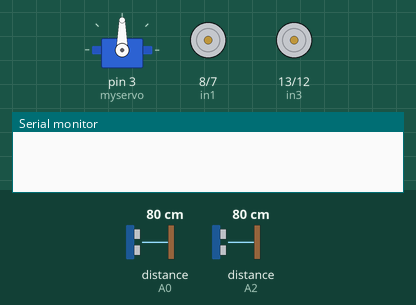
The sketch below on a simulated Arduino Uno, built with avr-gcc and run on an emulated ATmega328P. On the bench: servo, motor-driver pin pairs drawn as motors (green arrow = first pin HIGH = forward, orange = second pin HIGH = backward, longer = more drive, scaled by the enable pin), the last lines printed to the serial monitor. The test bench sets the inputs (shaded band); at power-on: distance to the obstacle (sensors on A0, A2) 80 cm. The echo pulse lasts 58.3 µs per cm.

Above: at 0.1 s.
At 100.1 s:
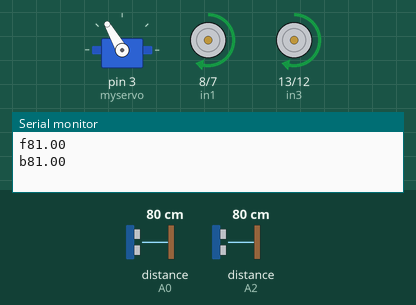
Timing chart, 0 to 101.6 s (numbered marks = the images above):
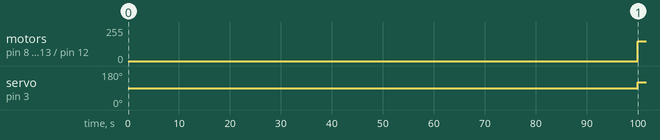

Measured:
- by itself, motor on pin 8 (in1) / pin 7 (in2), motor on pin 13 (in3) / pin 12 (in4): stopped → forward 150/255 at 100 s
- by itself, servo on pin 3 (myservo): 90° → 120° at 100 s

The sketch:

sketch_jun13c.ino
```cpp
// this sketch cycles three servos at different rates

//#include <ServoTimer2.h>  // the servo library
//#define servoPin  3
#include <arduino-timer.h>
#include "NewPing.h"
#include <Servo.h>

Timer<4, micros> timer;

//ServoTimer2 servoRoll;    // declare variables for up to eight servos
//uint16_t servo_pos= 1350;
int servo_pos = 120;
Servo myservo;


//Ultrasonic connections
const int TRIGGER_PIN_front = A1;
const int ECHO_PIN_front = A0;
const int TRIGGER_PIN_back = A3;
const int ECHO_PIN_back = A2;
float duration;

// Motor A connections
int enA = 6;
int in1 = 8;
int in2 = 7;
// Motor B connections
int enB = 5;
int in3 = 13;
int in4 = 12;


// Control Values Motor
enum Control {forward=0,backward,AforwardBbackward,BforwardAbackward};
Control control_motor = forward;
uint16_t a_vel = 0;
uint16_t b_vel = 0;


//Buzzer
//int buzzerPin = 11;
//uint16_t buzzer_active = 0;


String myStringFront;
String myStringBack;

int MAX_DISTANCE = 100;

NewPing sonar_front(TRIGGER_PIN_front, ECHO_PIN_front, MAX_DISTANCE);
NewPing sonar_back(TRIGGER_PIN_back, ECHO_PIN_back, MAX_DISTANCE);


//Functions
/*
void distanceReadFront(){
  digitalWrite(TRIGGER_PIN_front, HIGH);
  digitalWrite(TRIGGER_PIN_front, LOW);
  duration = pulseIn (ECHO_PIN_front, HIGH);
  float distance = (duration/ 2.0) / 29.0;
  String myString = "f" + String(distance);
  Serial.println(myString);
  }
*/
void distanceReadFront(){
  float result = sonar_front.ping_cm();
  String myString = "f" + String(result);
  Serial.println(String(myString));
  }
void distanceReadBack(){
  float result = sonar_back.ping_cm();
  String myString = "b" + String(result);
  Serial.println(String(myString));
  }

void servoWrite(){
  myservo.write(servo_pos);
  }

void speedControl() {
  // Turn on motors
  digitalWrite(in1, HIGH);
  digitalWrite(in2, LOW );
  digitalWrite(in3, HIGH);
  digitalWrite(in4, LOW);
  analogWrite(enB, 150);
  analogWrite(enA, 150);

}


void setup()
{
  Serial.begin(9600,SERIAL_8E2);

  //servo
  //servoRoll.attach(servoPin);

  //Ultrasonic sensors
  pinMode (TRIGGER_PIN_front, OUTPUT);
  pinMode (ECHO_PIN_front, INPUT);
  pinMode (TRIGGER_PIN_back, OUTPUT);
  pinMode (ECHO_PIN_back, INPUT);

  myservo.attach(3);


  //Buzzer
  //pinMode(buzzerPin, OUTPUT);


  // Set all the motor control pins to outputs
  //pinMode(enA, OUTPUT);
  pinMode(enB, OUTPUT);
  pinMode(in1, OUTPUT);
  pinMode(in2, OUTPUT);
  pinMode(in3, OUTPUT);
  pinMode(in4, OUTPUT);

  // Turn off motors - Initial state
  digitalWrite(in1, LOW);
  digitalWrite(in2, LOW);
  digitalWrite(in3, LOW);
  digitalWrite(in4, LOW);

  timer.every(100000, distanceReadFront);
  timer.every(100000, distanceReadBack);
  timer.every(100000, servoWrite);
  timer.every(100000, speedControl);
  //timer.every(1, distanceRead,TRIGGER_PIN_front,ECHO_PIN_front,"b");

}

void loop()
{
  timer.tick();
  /*
  float distanceReading_front_output = distanceRead(TRIGGER_PIN_front,ECHO_PIN_front);
  myStringFront = "f";
  myStringFront += String(distanceReading_front_output);
  float distanceReading_back_output = distanceRead(TRIGGER_PIN_back,ECHO_PIN_back);
  myStringBack = "b";
  myStringBack += String(distanceReading_back_output);
  Serial.println(myStringFront);
  delayMicroseconds(10);
  Serial.println(myStringBack);
  delayMicroseconds(10);
  */
}
```
